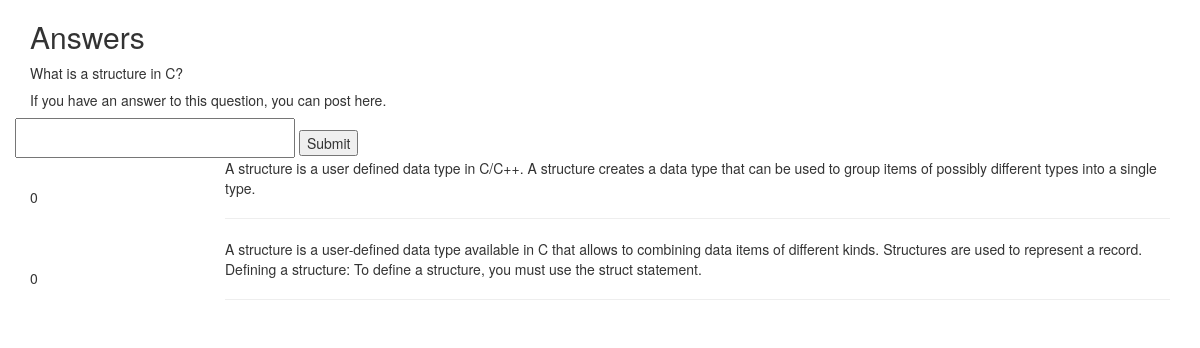
/4/5/CAnswers, run on the app's committed database.
### questionsdb.py (models this page shows, shortened)
class Questions(Base):
    __tablename__ = 'questions'
    id = Column(Integer, primary_key = True, autoincrement=True)
    question = Column(String(100))
    course_name=Column(String(100))
    cid= Column(Integer)

class Answers(Base):
    __tablename__ = 'answers'
    course_id = Column(Integer)
    ans_id = Column(Integer)
    answer = Column(String(100), primary_key = True)
    upvotes = Column(Integer)
    downvotes = Column(Integer)

### main.py (the view)
@app.route("/<int:course>/<int:question>/CAnswers", methods=['GET','POST'])
def CAnswers(course,question):
    q=''
    ans_id=question
    ans=''
    if request.method == 'POST':
        try:
            print('in try')
            q=dbsession.query(Questions).get(question)
            print(q.id)
            obj=Answers(course,ans_id,request.form['answer'],0,0)
            print(obj.ans_id)
            print(obj.answer)
            obj.insertion()
            ans=dbsession.query(Answers).filter_by(course_id=course, ans_id=ans_id).all()
            return render_template('CAnswers.html',q1=q,a=ans)
        except:
            print 'abc'
    else:
        q=dbsession.query(Questions).filter_by(id=question).one()
        ans=dbsession.query(Answers).filter_by(course_id=course,ans_id=ans_id).all()
    return render_template('CAnswers.html',q1=q,a=ans)

### templates/CAnswers.html (shortened to what this page needs)
<!DOCTYPE html>
<html>
<head>
  <link href="css/bootstrap.min.css" rel="stylesheet">
</head>
<body>
  <div class="container">
    <div class="row">
      <div class="col-md-12">
        <div class="questionbox">
          <h2>Answers</h2>
          {{q1.question}}
          <h5>If you have an answer to this question, you can post here. </h5>
        </div>
      </div>
    </div>
      <div class="row">
        <div class="col-md-12">
          <div class="questionarea">
            <div class="row">
              <form method="post">
              <input type="text" name="answer" style="font-size: 18pt; height: 40px; width:280px;"  value="">
              <input type="submit">
            </form>
          </div>
        </div>
      </div>
    </div>
    <div class="answersbox">
        {% for entries in a %}
        <div class="row">
          <div class="col-md-2">
            <span class="vote" id="vote"><a href='{{url_for('Upvotes', question=q1.id, posts = entries.ans_id ) }}' ></a></span>
            <div class="count" id="count">{{entries.upvotes}}</div>
            <span class="downvote" id="downvote"><a href='{{url_for('Downvotes', question=q1.id, posts = entries.ans_id ) }}' ></a></span>
          </div>
          <div class="col-md-10">
          {{entries.answer}}<hr>
          </div>
          </div>
          {% endfor %}
  </div>
</div>
</body>
</html>

### templates/CAnswers.html (style rules this page uses)
.vote { display: inline-block; overflow: hidden; width: 40px; height: 25px; cursor: pointer; background: url('http://i.stack.imgur.com/iqN2k.png'); background-position: 0 -25px; }
.downvote { background : url('http://i.imgur.com/DdDtGWS.png'); display: inline-block; overflow: hidden; width: 40px; height: 25px; cursor: pointer; background-position: 0 0px; }

### data on the page
Questions: question "What is a structure in C?"
Answers: upvotes "0", answer "A structure is a user defined data type in C/C++. A structure creates a data type that can be used to group items of possibly different types into a single type."
Answers: upvotes "0", answer "A structure is a user-defined data type available in C that allows to combining data items of different kinds. Structures are used to represent a record. Defining a structure: To define a structure, you must use the struct statement."
